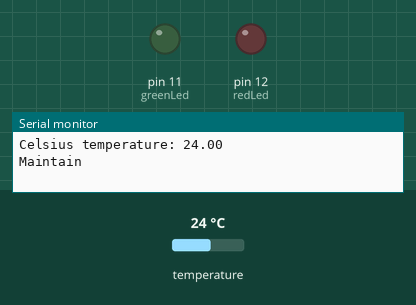
This sketch was run on a simulated Arduino Uno, built with avr-gcc and run on an emulated ATmega328P. Shown: output pins drawn as LEDs (lit = HIGH), the last lines printed to the serial monitor. Inputs (shaded band) come from the test bench; at power-on: temperature 24 °C.

Above: at 1.5 s.
1.6 s: temperature set to 22.8 °C
4.7 s: temperature set to 21.7 °C
At 7.1 s:
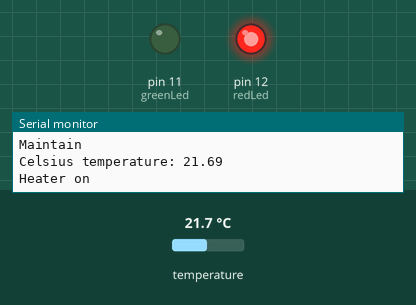
7.8 s: temperature set to 28 °C
At 10.1 s:
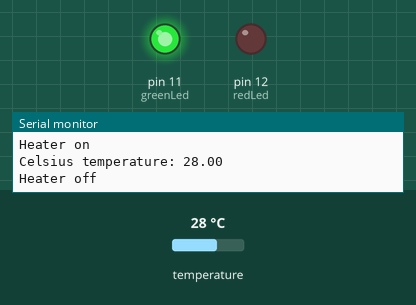
10.6 s: temperature set to 25.6 °C
13.1 s: temperature set to 24.6 °C
At 15.9 s:
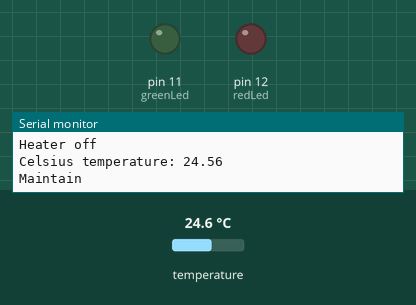
16.2 s: temperature set to 12 °C
At 18.4 s:
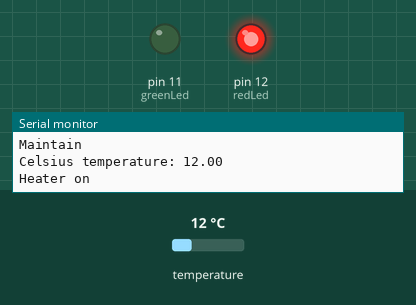
Timing chart, 0 to 19.9 s (numbered marks = the images above; inputs shaded):
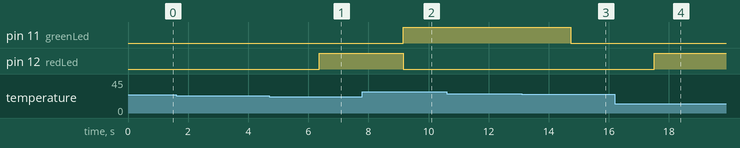

Measured:
- the behaviour switches between 22.1 and 22 °C on temperature (found by bisection; images 0 and 1)
- the behaviour switches between 25 and 24.9 °C on temperature (found by bisection; images 2 and 3)
- after the input at 4.7 s, pin 12 (redLed): LOW → HIGH after 1.7 s
- after the input at 7.8 s, pin 11 (greenLed): LOW → HIGH after 1.4 s; pin 12 (redLed): HIGH → LOW after 1.4 s
- after the input at 13.1 s, pin 11 (greenLed): HIGH → LOW after 1.6 s
- after the input at 16.2 s, pin 12 (redLed): LOW → HIGH after 1.3 s

The sketch:

code.ino
```cpp
#include <OneWire.h>
#include <DallasTemperature.h>

int redLed = 12;
int greenLed = 11;
// Data wire is conntec to the Arduino digital pin 4
#define ONE_WIRE_BUS 4

// Setup a oneWire instance to communicate with any OneWire devices
OneWire oneWire(ONE_WIRE_BUS);

// Pass our oneWire reference to Dallas Temperature sensor
DallasTemperature sensors(&oneWire);

void setup(void)
{
  pinMode(redLed, OUTPUT);
  pinMode(greenLed, OUTPUT);
  // Start serial communication for debugging purposes
  Serial.begin(9600);
  // Start up the library
  sensors.begin();
}

void loop(void){
  // Call sensors.requestTemperatures() to issue a global temperature and Requests to all devices on the bus
  sensors.requestTemperatures();

  Serial.print("Celsius temperature: ");
  // Why "byIndex"? You can have more than one IC on the same bus. 0 refers to the first IC on the wire
  Serial.println(sensors.getTempCByIndex(0));

  if (sensors.getTempCByIndex(0) <= 22) {
    //Turn ON heater_out
    digitalWrite(redLed, HIGH);
    digitalWrite(greenLed, LOW);
    Serial.println("Heater on");
  }
  else if (sensors.getTempCByIndex(0) >= 25) {
    //Turn off heater_out
    digitalWrite(redLed, LOW);
    digitalWrite(greenLed, HIGH);
    Serial.println("Heater off");
  }
  else {
    digitalWrite(redLed, LOW);
    digitalWrite(greenLed, LOW);
    Serial.println("Maintain");
  }
  delay(2000);
}
```
